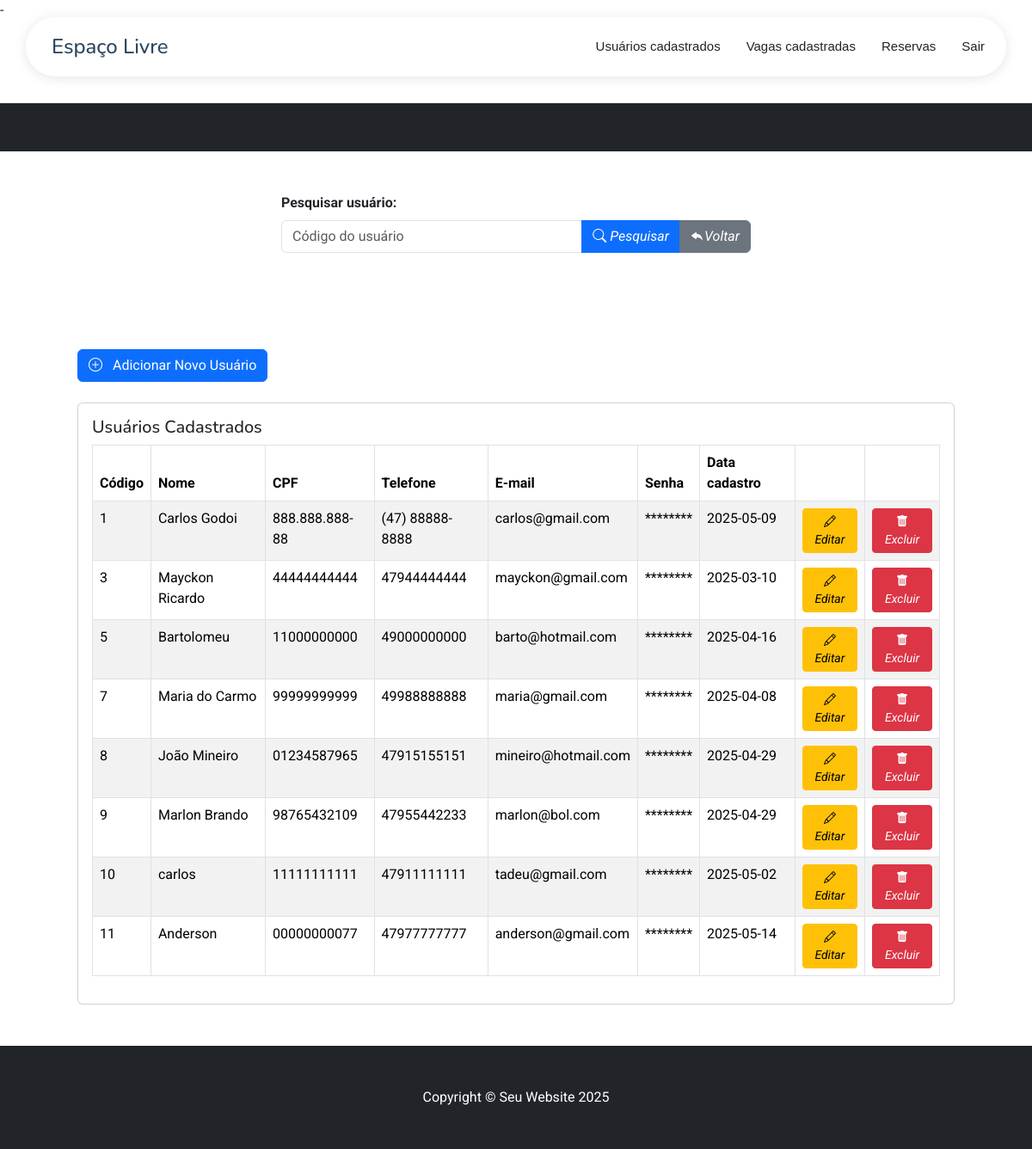
The page /listaUsuarios.php on the database as committed earlier.
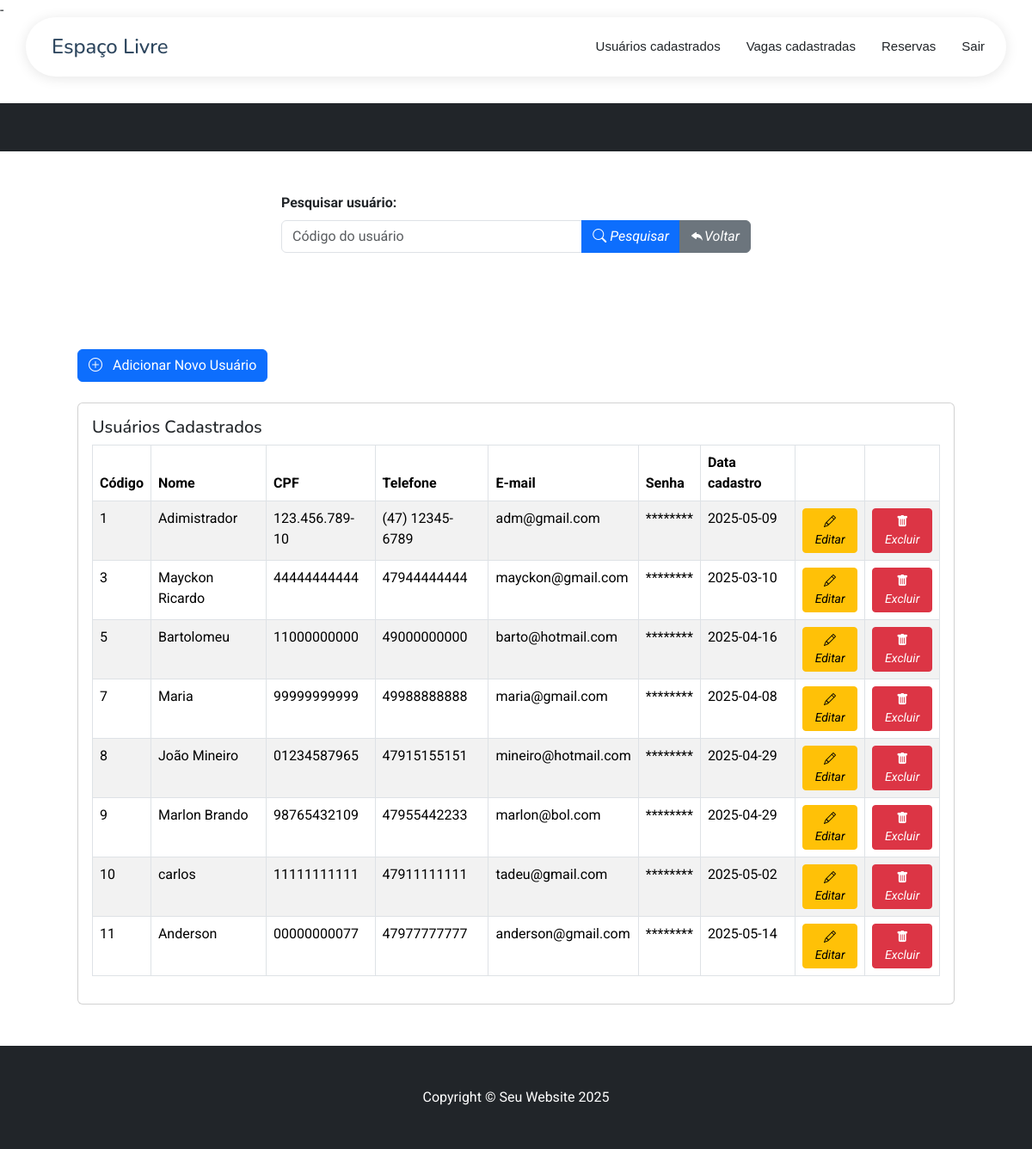
The same page on the database as committed later.
### tables this page shows
CREATE TABLE `usuarios` (
  `id` int(20) NOT NULL,
  `nome` varchar(255) NOT NULL,
  `cpf` varchar(20) DEFAULT NULL,
  `telefone` varchar(20) DEFAULT NULL,
  `email` varchar(255) NOT NULL,
  `senha` varchar(255) NOT NULL,
  `dataCadastro` date DEFAULT curdate(),
  `nivel_acesso` int(11) NOT NULL DEFAULT 1
);

### listaUsuarios.php (the view, shortened to what this page needs)
<!DOCTYPE html>
<?php
include_once("conexao.php");
$sql_pesquisa = "SELECT * FROM `usuarios`";
?>
<html lang="pt-br">
    <?php
        require_once 'components/head.php';
    ?>
<head>
</head>
<body>
     <?php require_once 'components/headerTres.php'; ?><br><br><br><br><br>
    <header class="bg-dark py-1">
    </header>
    <div class="content">
        <div class="container mt-5">
            <div class="row justify-content-center">
                <div class="col-lg-6">
                    <div class="mb-3">
                        <form action="" method="POST" class="form-inline">
                            <label for="id_usuario" class="form-label"><b>Pesquisar usuário:</b></label>
                            <div class="input-group">
                                <input type="number" class="form-control" name="id_usuario" id="id_usuario" placeholder="Código do usuário" />
                                <button type="submit" name="btnPesquisarUsuarios" class="btn btn-primary">
                                    <i class="bi bi-search"> Pesquisar</i>
                                </button>
                                <button type="submit" name="btnRetornar" class="btn btn-secondary">
                                    <i class="bi bi-reply-fill">Voltar</i>
                                </button>
                            </div>
                        </form>
                    </div>
                </div>
            </div>
            <section class="py-5">
                <div class="container px-4 px-lg-5 mt-5">
                    <div class="mb-4">
                        <a href="cadastrarUsuario.php" class="btn btn-primary">
                            <i class="bi bi-plus-circle me-2"></i> Adicionar Novo Usuário
                        </a>
                    </div>
                    <div class="card">
                        <div class="card-body">
                                <h5 class="card-title">Usuários Cadastrados</h5>
                            <div class="table-responsive">
                                <table class="table table-striped table-bordered">
                                    <thead>
                                        <tr>
                                            <th scope="col">Código</th>
                                            <th scope="col">Nome</th>
                                            <th scope="col">CPF</th>
                                            <th scope="col">Telefone</th>
                                            <th scope="col">E-mail</th>
                                            <th scope="col">Senha</th>
                                            <th scope="col">Data cadastro</th>
                                            <th scope="col"></th>
                                            <th scope="col"></th>
                                        </tr>
                                    </thead>
                                    <tbody>
                                        <?php listarUsuarios($conexao, $sql_pesquisa); ?>
                                    </tbody>
                                </table>
                            </div>
                        </div>
                    </div>
                </div>
            </section>
        </div>
        <footer class="py-5 bg-dark">
            <div class="container px-4 px-lg-5">
                <p class="m-0 text-center text-white">Copyright &copy; Seu Website 2025</p>
            </div>
        </footer>
    </div>
</body>
</html>
<?php
    function listarUsuarios($conexao, $sql_pesquisa)
    {
        $result = mysqli_query($conexao, $sql_pesquisa);
        while ($linha = mysqli_fetch_assoc($result)) {
            echo "<tr>";
            echo "<td>" . htmlspecialchars($linha['id']) . "</td>";
            echo "<td>" . htmlspecialchars($linha['nome']) . "</td>";
            echo "<td>" . htmlspecialchars($linha['cpf']) . "</td>";
            echo "<td>" . htmlspecialchars($linha['telefone']) . "</td>";
            echo "<td>" . htmlspecialchars($linha['email']) . "</td>";
            echo "<td>" . '********' . "</td>";
            echo "<td>" . htmlspecialchars($linha['dataCadastro']) . "</td>";
            echo "<td>
                          <a class='btn btn-sm btn-warning' href='editUsuario.php?id=" . $linha['id'] . "' id='editar' title='Editar'>
                              <i class='bi bi-pencil'>Editar</i>
                          </a>
                  </td>";
            echo "<td>
                          <a class='btn btn-sm btn-danger' href='deleteUsuario.php?id=" . $linha['id'] . "' id='deletar' title='Delete' onclick=\"return confirm('Tem certeza que deseja excluir este usuário?')\">
                              <i class='bi bi-trash-fill'>Excluir</i>
                          </a>
                  </td>";
            echo "</tr>";
        }
    }
?>

Rows that differ between the two databases and show on the page:
changed usuarios id 1: nome "Carlos Godoi" → "Adimistrador"; cpf "888.888.888-88" → "123.456.789-10"; telefone "(47) 88888-8888" → "(47) 12345-6789"; email "carlos@gmail.com" → "adm@gmail.com"
changed usuarios "maria@gmail.com": nome "Maria do Carmo" → "Maria"
